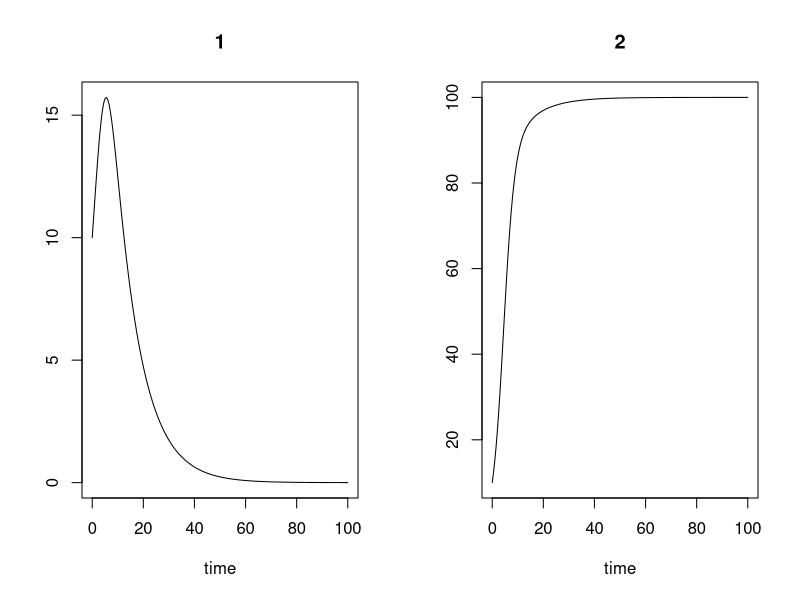

Write the R code that produced this figure.
#this files simulates an arbrtrary (>2) number of competing populations
# using matrix notation for the differential equations. No harvest

library(deSolve)
rm(list=ls())
# define the parameter vector

rs<-c(0.2,0.5) #growth rates
ks<-c(100,100) #carrying capacities
alphas<-matrix(0,nrow=2,ncol=2,byrow = T) #competition coefs.
alphas[1,2]<-0.5
alphas[2,1]<-1.5
#the size of the system is 
size<-length(rs)

#define the state variables (populations) and their initial conditions are
#since this is a matrix notation system, no not use names
state<-rep(10, size)

#gather all parameters in a list
parameters<-list(rs=rs,
              ks=ks,
              alphas=alphas,
              size=size)

#define the vector of output times
times<-seq(from=0,to=100,by=0.5)

#define the differential equation

lvccmat<-function(t,Y,parameters)
{
  y<- Y #transform Y in a local vector
  #use the local vector to construct the system of ODEs
  #and assign it to the vector of ODEs
  dY<- rs*y - (rs*y^2 + rs*colSums(outer(y,y,FUN ="*")*alphas))*(1/ks)
  #return the whole vector for the output
  return(list(dY))
}

#now do the simulation

out<-ode(y=state,times=times,func=lvccmat)
#this plots the output
plot(out)
